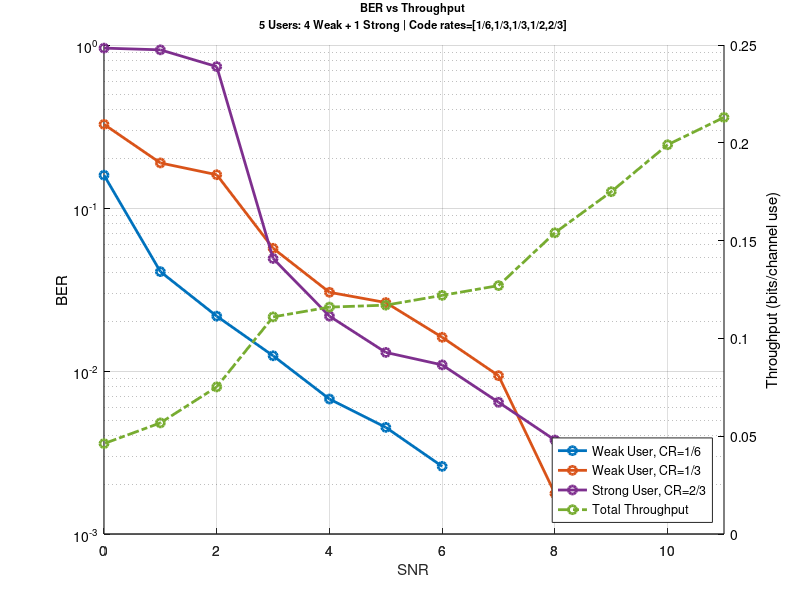

Write the MATLAB code that produced this figure.
clear all; close all; clc;
% WISE

%P_tx = 11:-1:0
SNR = 11:-1:0

user_4_ber = [0.00E+00
0.00E+00
0.00E+00
3.77E-03
6.43E-03
1.09E-02
1.30E-02
2.17E-02
4.90E-02
7.37E-01
9.34E-01
9.57E-01

];
user_0_ber = [0.00E+00
0.00E+00
0.00E+00
0.00E+00
0.00E+00
2.60E-03
4.51E-03
6.73E-03
1.24E-02
2.17E-02
4.07E-02
1.59E-01
];
user_1_ber = [0.00E+00
0.00E+00
0.00E+00
1.77E-03
9.36E-03
1.61E-02
2.63E-02
3.04E-02
5.66E-02
1.60E-01
1.89E-01
3.26E-01
];

thput = [2.13E-01
1.99E-01
1.75E-01
1.54E-01
1.27E-01
1.22E-01
1.17E-01
1.16E-01
1.11E-01
7.52E-02
5.68E-02
4.62E-02
];

hax = gca;
figure(1)
grid on; hold on;
color = get (gca, "ColorOrder");

[hax, tmp, b0] = plotyy (hax,0,0, SNR, thput,@semilogy,@plot);
delete(tmp);
%[hax, a0, b0] = plotyy (hax,0,0, SNR, thput,@semilogy,@semilogy);
%[~, a0] = semilogy (SNR, user_0_ber);
%[~, a4] = semilogy (SNR, user_4_ber);
%[~, a1] = semilogy (SNR, user_1_ber);
a0 = semilogy (SNR, user_0_ber);
a1 = semilogy (SNR, user_1_ber);
a4 = semilogy (SNR, user_4_ber);

% Color Style by User
set ([a0], "marker", "o", 'LineWidth',2, "color", color(1,:));
set ([a1], "marker", "o", 'LineWidth',2, "color", color(2,:));
set ([a4], "marker", "o", 'LineWidth',2, "color", color(4,:));
set ([b0], "marker", "o", 'LineWidth',2, "color", color(5,:));
%set ([a1, b1], "marker", "o", 'LineWidth',2, "color", color(2,:));

% Line Style by metric
set ([a0, a4, a1], "linestyle", "-");
set ([b0], "linestyle", "-.");
%set ([b0, b4], "linestyle", "-.");

set(hax,{'ycolor'},{'k';'k'})
grid on;
xlabel (hax(1), "xlabel");
ylabel (hax(1), "BER");
ylabel (hax(2), "Throughput (bits/channel use)");

xlabel('SNR');
hleg1 = legend('Weak User, CR=1/6','Weak User, CR=1/3','Strong User, CR=2/3','Total Throughput',"location", "southeast");
%title (hax(2), 'BER vs Throughput | 5 Users | 3 Weak + 2 Strong | Rw = 1/4 | Rs = 1/2');
%title (hax(2), 'BER vs Throughput | 5 Users: 4 Weak + 1 Strong | Code rates=(1/6,1/3,1/3,1/2,2/3)');
title (hax(2), {"BER vs Throughput"; "5 Users: 4 Weak + 1 Strong | Code rates=[1/6,1/3,1/3,1/2,2/3]"}, "fontsize", 8);


%%%%%%%%%%%%%%%%%%%%%%%%%%%%%%%%%%%%%%%%%%%
%%%%%%%%%%%%%%%%%%%%%%%%%%%%%%%%%%%%%%%%%%%

%